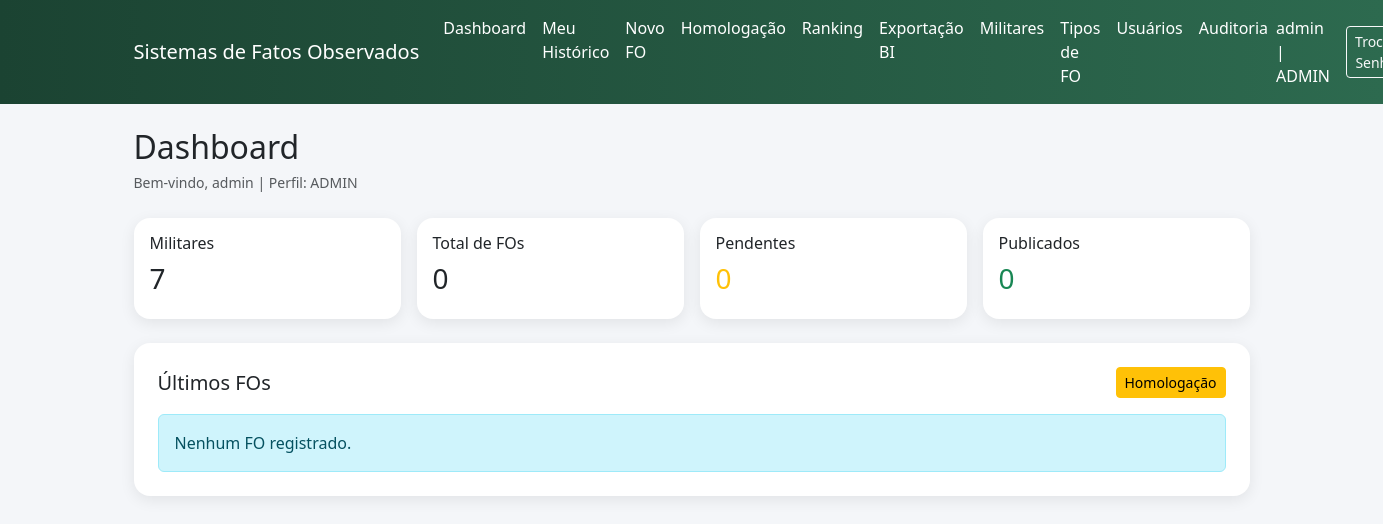
Page /fo/dashboard (signed in) on the earlier database version.
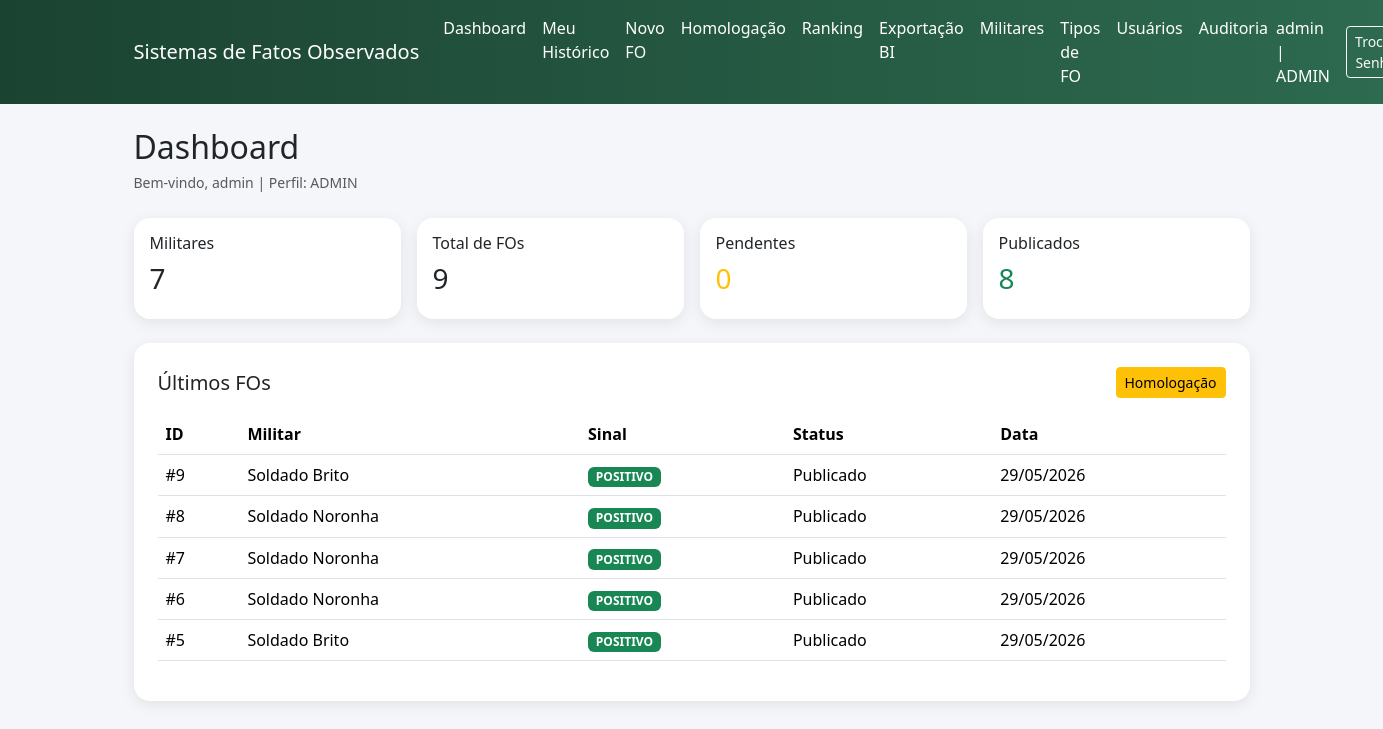
Same page on the later database version.
### app/fo/models.py (models this page shows, shortened)
class Usuario(db.Model, UserMixin):
    __tablename__ = "usuarios"
    id = db.Column(db.Integer, primary_key=True)
    username = db.Column(db.String(80), unique=True, nullable=False)
    senha_hash = db.Column(db.String(128), nullable=False)
    perfil = db.Column(
        db.String(20),
        nullable=False,
        default="USUARIO"
    )
    militar_id = db.Column(
        db.Integer,
        db.ForeignKey("militares.id", ondelete="RESTRICT"),
        nullable=True
    )
    militar = db.relationship("Militar")

class FatoObservado(db.Model):
    __tablename__ = "fatos_observados"
    id = db.Column(db.Integer, primary_key=True)
    militar_id = db.Column(
        db.Integer,
        db.ForeignKey("militares.id"),
        nullable=True
    )
    cadastrador_id = db.Column(
        db.Integer,
        db.ForeignKey("usuarios.id", ondelete="RESTRICT"),
        nullable=False
    )
    homologador_id = db.Column(
        db.Integer,
        db.ForeignKey("usuarios.id", ondelete="RESTRICT"),
        nullable=True
    )
    tipo_de_fato_id = db.Column(
        db.Integer,
        db.ForeignKey("tipo_de_fato.id", ondelete="RESTRICT"),
        nullable=False
    )
    sinal = db.Column(db.String(10), nullable=False) #positivo ou negativo
    pontos = db.Column(db.Integer, nullable=False)
    descricao = db.Column(db.Text, nullable=True)
    status = db.Column(db.String(20), default="Pendente", nullable=False)
    justificativa_recusa = db.Column(db.Text, nullable=True)
    data_registro = db.Column(db.DateTime, default=datetime.utcnow, nullable=False)
    data_homologacao = db.Column(db.DateTime, nullable=True)
    militar = db.relationship("Militar", foreign_keys=[militar_id])
    cadastrador = db.relationship("Usuario", foreign_keys=[cadastrador_id])
    homologador = db.relationship("Usuario", foreign_keys=[homologador_id])
    tipo_fato = db.relationship("TipoDeFato")

class PostoGraduacao(db.Model):
    __tablename__ = 'posto_graduacao'
    id = db.Column(db.Integer, primary_key=True)
    nome = db.Column(db.String(80), nullable=False)

class Militar(db.Model):
    __tablename__ = "militares"
    id = db.Column(db.Integer, primary_key=True)
    nome_guerra = db.Column(db.String(120), nullable=False)
    identidade_militar = db.Column(db.String(30), unique=True, nullable=False)
    id_posto_graduacao = db.Column(
        db.Integer,
        db.ForeignKey("posto_graduacao.id", ondelete="RESTRICT"),
        nullable=False
    )
    data_de_praca = db.Column(db.Date, nullable=False)
    id_secao = db.Column(
        db.Integer,
        db.ForeignKey("secoes.id", ondelete="RESTRICT"),
        nullable=False
    )
    foto_url = db.Column(db.String(255), nullable=True)
    ativo = db.Column(db.Boolean, default=True, nullable=False)
    posto_graduacao = db.relationship("PostoGraduacao")
    secao = db.relationship("Secao")

### app/fo/routes.py (the view)
@fo_bp.route("/dashboard")
@login_required
def dashboard():
    total_militares = Militar.query.count()
    total_fos = FatoObservado.query.count()
    pendentes = FatoObservado.query.filter_by(status="Pendente").count()
    publicados = FatoObservado.query.filter_by(status="Publicado").count()
    ultimos_fos = FatoObservado.query.order_by(
        FatoObservado.data_registro.desc()
    ).limit(5).all()
    meus_fos = []
    saldo_pessoal = 0
    if current_user.militar_id:
        meus_fos = FatoObservado.query.filter_by(
            militar_id=current_user.militar_id,
            status="Publicado"
        ).order_by(
            FatoObservado.data_registro.desc()
        ).limit(5).all()
        positivos = sum(f.pontos for f in meus_fos if f.sinal == "POSITIVO")
        negativos = sum(f.pontos for f in meus_fos if f.sinal == "NEGATIVO")
        saldo_pessoal = positivos - negativos
    return render_template(
        "fo/dashboard.html",
        total_militares=total_militares,
        total_fos=total_fos,
        pendentes=pendentes,
        publicados=publicados,
        ultimos_fos=ultimos_fos,
        meus_fos=meus_fos,
        saldo_pessoal=saldo_pessoal
    )

### app/templates/fo/dashboard.html (shortened to what this page needs)
{% extends "base.html" %}
{% block content %}
<div class="d-flex justify-content-between align-items-center mb-4">
    <div>
        <h2 class="mb-1">Dashboard</h2>
        <small class="text-muted">
            Bem-vindo, {{ current_user.username }}
            | Perfil: {{ current_user.perfil }}
        </small>
    </div>
</div>
<div class="row g-3 mb-4">
    {% if current_user.perfil in ["ADMIN", "HOMOLOGADOR"] %}
    <div class="col-md-3">
        <div class="card card-glass p-3">
            <h6>Militares</h6>
            <h3>{{ total_militares }}</h3>
        </div>
    </div>
    <div class="col-md-3">
        <div class="card card-glass p-3">
            <h6>Total de FOs</h6>
            <h3>{{ total_fos }}</h3>
        </div>
    </div>
    <div class="col-md-3">
        <div class="card card-glass p-3">
            <h6>Pendentes</h6>
            <h3 class="text-warning">{{ pendentes }}</h3>
        </div>
    </div>
    <div class="col-md-3">
        <div class="card card-glass p-3">
            <h6>Publicados</h6>
            <h3 class="text-success">{{ publicados }}</h3>
        </div>
    </div>
    {% endif %}
</div>
{% if current_user.perfil in ["ADMIN", "HOMOLOGADOR"] %}
<div class="card card-glass p-4 mb-4">
    <div class="d-flex justify-content-between align-items-center mb-3">
        <h5 class="mb-0">Últimos FOs</h5>
        <a href="{{ url_for('fo.homologacao') }}"
           class="btn btn-warning btn-sm">
            Homologação
        </a>
    </div>
    {% if ultimos_fos %}
    <div class="table-responsive">
        <table class="table table-hover align-middle">
            <thead>
                <tr>
                    <th>ID</th>
                    <th>Militar</th>
                    <th>Sinal</th>
                    <th>Status</th>
                    <th>Data</th>
                </tr>
            </thead>
            <tbody>
                {% for fato in ultimos_fos %}
                <tr>
                    <td>#{{ fato.id }}</td>
                    <td>
                        {{ fato.militar.posto_graduacao.nome }}
                        {{ fato.militar.nome_guerra }}
                    </td>
                    <td>
                        {% if fato.sinal == "POSITIVO" %}
                            <span class="badge bg-success">POSITIVO</span>
                        {% else %}
                            <span class="badge bg-danger">NEGATIVO</span>
                        {% endif %}
                    </td>
                    <td>{{ fato.status }}</td>
                    <td>
                        {{ fato.data_registro.strftime('%d/%m/%Y') }}
                    </td>
                </tr>
                {% endfor %}
            </tbody>
        </table>
    </div>
    {% else %}
    <div class="alert alert-info mb-0">
        Nenhum FO registrado.
    </div>
    {% endif %}
</div>
{% endif %}
{% endblock %}

### app/templates/base.html (shortened to what this page needs)
<!DOCTYPE html>
<html lang="pt-BR">
<head>
    <link href="https://cdn.jsdelivr.net/npm/bootstrap@5.3.3/dist/css/bootstrap.min.css" rel="stylesheet">
</head>
<body>
<nav class="navbar navbar-expand-lg navbar-dark navbar-custom mb-4">
    <div class="container">
        <a class="navbar-brand"
            href="{{ url_for('fo.dashboard' )}}">
        Sistemas de Fatos Observados
        </a>
        <div class="collapse navbar-collapse"
            id="navbarNav">
            {% if current_user.is_authenticated %}
            <ul class="navbar-nav me-auto">
                <li class="nav-item">
                    <a class="nav-link" href="{{ url_for('fo.dashboard') }}">
                        Dashboard
                    </a>
                </li>
                {% if current_user.perfil in ["USUARIO", "LANCADOR", "ADMIN"] %}
                    <li class="nav-item">
                        <a class="nav-link" href="{{ url_for('fo.meu_historico') }}">
                            Meu Histórico
                        </a>
                    </li>
                {% endif %}
                {% if current_user.perfil in ["LANCADOR", "HOMOLOGADOR", "ADMIN"] %}
                    <li class="nav-item">
                        <a class="nav-link" href="{{ url_for('fo.novo_fo') }}">
                            Novo FO
                        </a>
                    </li>
                    <li class="nav-item">
                        <a class="nav-link" href="{{ url_for('fo.homologacao') }}">
                            Homologação
                        </a>
                    </li>
                {% endif %}
                {% if current_user.perfil in ["USUARIO", "LANCADOR", "HOMOLOGADOR", "ADMIN"] %}
                    <li class="nav-item">
                        <a class="nav-link" href="{{ url_for('fo.ranking') }}">
                            Ranking
                        </a>
                    </li>
                {% endif %}
                {% if current_user.perfil in ["BOLETIM", "ADMIN"] %}
                    <li class="nav-item">
                        <a class="nav-link" href="{{ url_for('fo.exportacao') }}">
                            Exportação BI
                        </a>
                    </li>
                {% endif %}
                {% if current_user.perfil in ["CADASTRADOR", "ADMIN"] %}
                    <li class="nav-item">
                        <a class="nav-link" href="{{ url_for('fo.admin_militares') }}">
                            Militares
                        </a>
                    </li>
                {% endif %}
                {% if current_user.perfil == "ADMIN" %}
                    <li class="nav-item">
                        <a class="nav-link" href="{{ url_for('fo.admin_tipos') }}">
                            Tipos de FO
                        </a>
                    </li>
                    <li class="nav-item">
                        <a class="nav-link" href="{{ url_for('fo.admin_usuarios') }}">
                            Usuários
                        </a>
                    </li>
                    <li class="nav-item">
                        <a class="nav-link" href="{{ url_for('fo.admin_auditoria') }}">
                            Auditoria
                        </a>
                    </li>
                {% endif %}
            </ul>
            <div class="d-flex align-items-center gap-3">
                <span class="navbar-text">
                    {{ current_user.username }} | {{ current_user.perfil }}
                </span>
                <a class="btn btn-outline-light btn-sm"
                href="{{ url_for('auth.trocar_senha') }}">
                Trocar Senha
                </a>
            </div>
            {% endif %}
        </div>
    </div>
</nav>
<div class="toast-container position-fixed top-0 end-0 p-3"
     style="z-index: 9999;">
</div>
<main class="container">
    {% block content %}{% endblock %}
</main>
</body>
</html>

### app/templates/base.html (style rules this page uses)
body { background: #f4f6f9; }
.navbar-custom { background: linear-gradient(90deg, #1b4332, #2d6a4f); }
.navbar-brand, .nav-link, .navbar-text { color:white !important; }
.card-glass { border-radius: 16px; border:none; box-shadow: 0 4px 15px rgba(0,0,0,0.08); }

Differences in the rows shown:
added FatoObservado: id "9", militar.posto_graduacao.nome "Soldado", militar.nome_guerra "Brito", sinal "POSITIVO", status "Publicado", data_registro "29/05/2026"
added FatoObservado: id "8", militar.posto_graduacao.nome "Soldado", militar.nome_guerra "Noronha", sinal "POSITIVO", status "Publicado", data_registro "29/05/2026"
added FatoObservado: id "7", militar.posto_graduacao.nome "Soldado", militar.nome_guerra "Noronha", sinal "POSITIVO", status "Publicado", data_registro "29/05/2026"
added FatoObservado: id "6", militar.posto_graduacao.nome "Soldado", militar.nome_guerra "Noronha", sinal "POSITIVO", status "Publicado", data_registro "29/05/2026"
added FatoObservado: id "5", militar.posto_graduacao.nome "Soldado", militar.nome_guerra "Brito", sinal "POSITIVO", status "Publicado", data_registro "29/05/2026"
Other differences:
{{ total_fos }}: "0" → "9"
{{ publicados }}: "0" → "8"
text no longer shown: "Nenhum FO registrado."
text now shown: "ID Militar Sinal Status Data"
